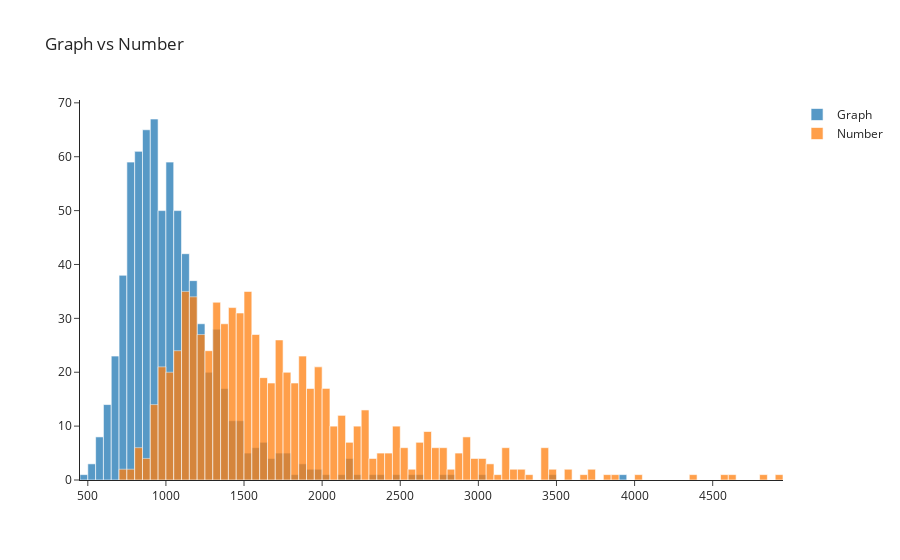
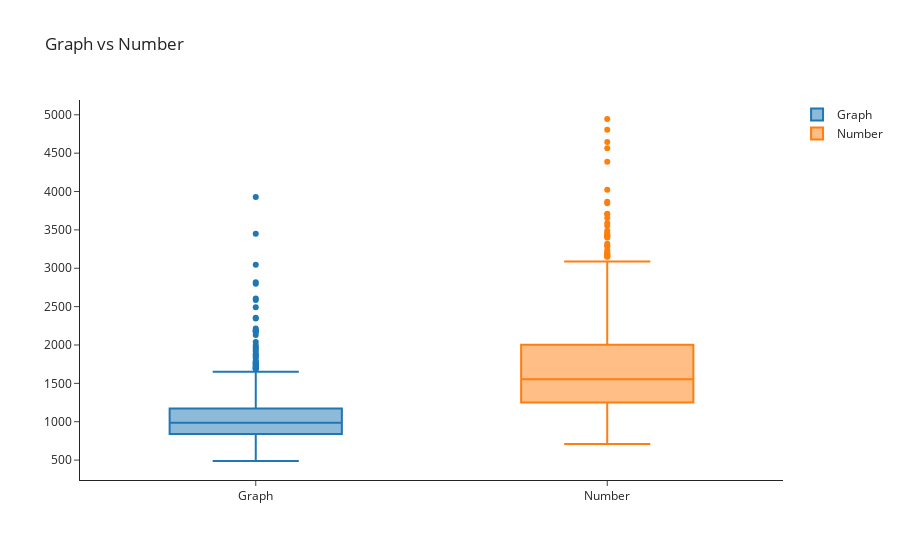

The notebook cell saved with these charts, in order:
### Code cell
fig = go.Figure()

fig.add_trace(go.Histogram(
    x=graph_df['duration'],
    name='Graph',
    xbins=dict(size=xbins_size)
    ))
fig.add_trace(go.Histogram(
    x=number_df['duration'],
    name='Number',
    xbins=dict(size=xbins_size)
    ))

# Overlay both histograms
fig.update_layout(
    title='Graph vs Number',
    barmode='overlay')
# Reduce opacity to see both histograms
fig.update_traces(opacity=0.75)
fig.show()



# Box Plot
fig = go.Figure()
fig.add_trace(go.Box(y=graph_df.duration,name='Graph'))
fig.add_trace(go.Box(y=number_df.duration,name='Number'))
fig.update_layout(
    title='Graph vs Number'
)
fig.show()

### Figure 1 — Plotly figure (JSON) as saved in the notebook; plotly's stock layout.template omitted (floating-point values rounded to 4 significant figures; data arrays with more than 128 entries replaced by an {"elided": "..."} marker saying what was removed)
{"data": [{"name": "Graph", "opacity": 0.75, "type": "histogram", "x": {"elided": "750 float values"}, "xbins": {"size": 50}}, {"name": "Number", "opacity": 0.75, "type": "histogram", "x": {"elided": "750 float values"}, "xbins": {"size": 50}}], "layout": {"barmode": "overlay", "title": {"text": "Graph vs Number"}}}

### Figure 2 — Plotly figure (JSON) as saved in the notebook; plotly's stock layout.template omitted (floating-point values rounded to 4 significant figures; data arrays with more than 128 entries replaced by an {"elided": "..."} marker saying what was removed)
{"data": [{"name": "Graph", "type": "box", "y": {"elided": "750 float values"}}, {"name": "Number", "type": "box", "y": {"elided": "750 float values"}}], "layout": {"title": {"text": "Graph vs Number"}}}
